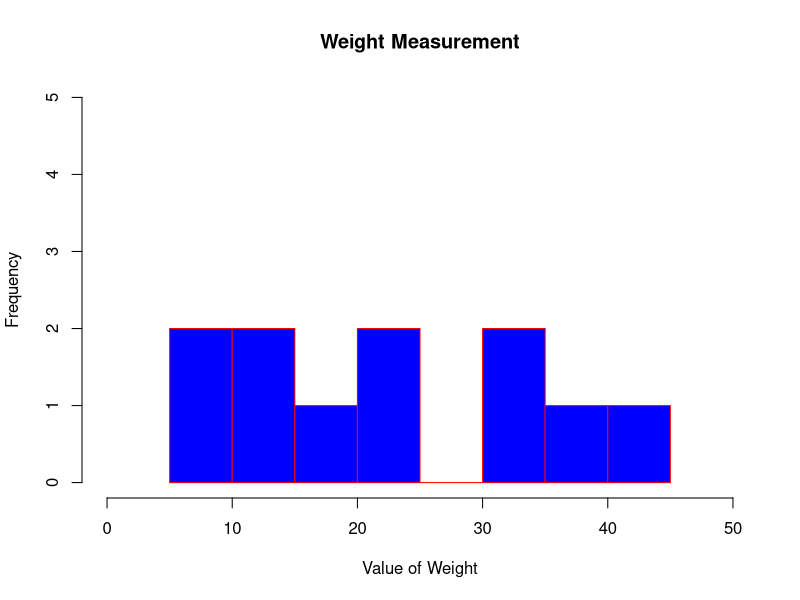

The R source for this figure:
"Syntax
The basic syntax for creating a histogram using R is −

hist(v,main,xlab,xlim,ylim,breaks,col,border)
Following is the description of the parameters used −

v is a vector containing numeric values used in histogram.

main indicates title of the chart.

col is used to set color of the bars.

border is used to set border color of each bar.

xlab is used to give description of x-axis.

xlim is used to specify the range of values on the x-axis.

ylim is used to specify the range of values on the y-axis.

breaks is used to mention the width of each bar.
"

# Create data for the graph.
v <-  c(9,13,21,8,36,22,12,41,31,33,19)

# Give the chart file a name.
png(file = "histogram.png")

#Create the histogram.
hist(v,main = "Weight Measurement", xlab = "Value of Weight", xlim = c(0,50), ylim = c(0,5), breaks = 5, col = "blue", border = "red")

# Save the file.
dev.off()